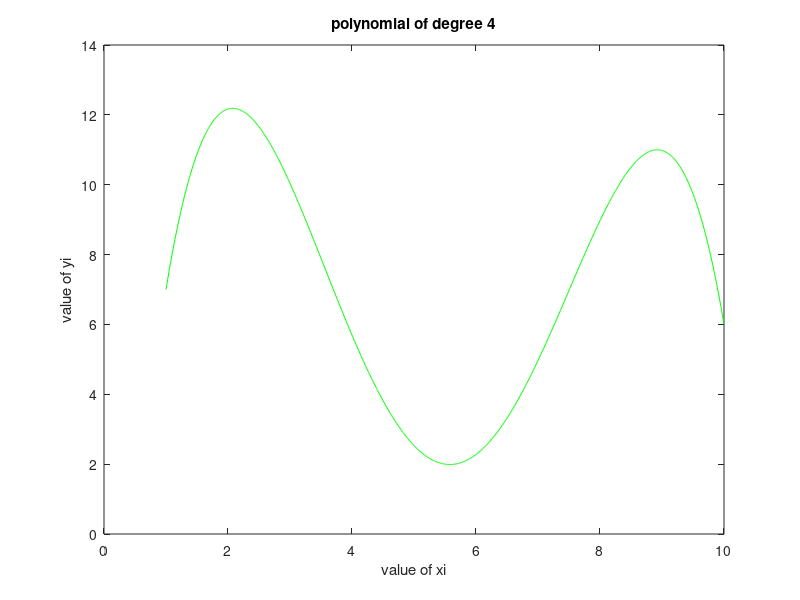

Here is the MATLAB script that generated this plot:

clear all
close all
%creating a x matrix of 1x5
x = linspace(1,10,5)

%create a matrix 5x1 of 1
a = ones(5,1)                   %1 column
%create a matrix 5x1 of x0
b = x'                          %2 column
%create a matrix 5x1 of x0^2
c = (x.^2)'                      %3 column
%create a matrix 5x1 of x0^3
d = (x.^3)'                      %4column
%create a matrix 5x1 of x0^4
e = (x.^4)'                     %5 column

%add all the column horizontally
G = horzcat(a,b,c,d,e)

%create a matrix y of 1x5
y = randi(10,[1,5])

%create the transpose of matrix y
y'

%find m
m = inv(G)*y'

%to interpolate to divide the first and last value of x into thousand parts

xi = linspace(x(1),x(5),1000);

for i=1:1000
    Ga(i, :) = [1, xi(i), xi(i)^2, xi(i)^3, xi(i)^4];
end
size(Ga)
 
yi= Ga*m


plot(xi,yi,'g','LineStyle','-')

xlabel('value of xi')
ylabel('value of yi')
title('polynomial of degree 4')
